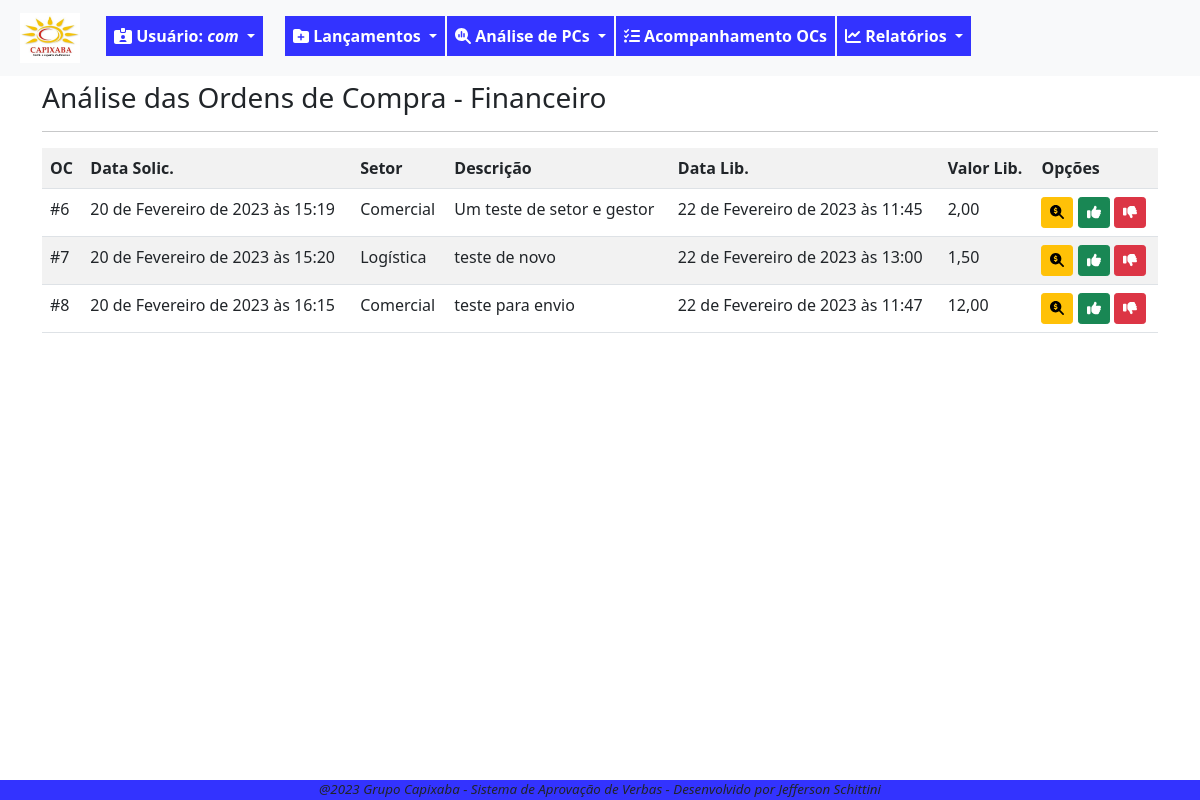
The page /pc/analise/financeiro/listar/ (signed in) on the database its author committed.
### fluxo/models.py (models this page shows, shortened)
class PedidoCompra(models.Model):
    SOL = '1'
    APR = '2'
    FIS = '3'
    FIN = '4'
    FIM = '9'
    ETAPAS_CHOICES = [
        (SOL,'Solicitação'),
        (APR,'Aprovação'),
        (FIS,'Fiscal'),
        (FIN,'Financeiro'),
        (FIM,'Finalizada'),
    ]
    ABERTA = 'ABE'
    ANALISE = 'ANL'
    LIBERADA = 'LIB'
    NEGADA = 'NEG'
    CANCELADA = 'CAN'
    STATUS_CHOICES = [
        ('ABE','Aberta'),
        ('ANL','Análise'),
        ('LIB','Liberada'),
        ('NEG','Negada'),
        ('CAN','Cancelada'),
    ]
    data_solic = models.DateTimeField(verbose_name='Data da Solicitação', default=timezone.now)
    usuario_log = models.ForeignKey(User, on_delete=models.PROTECT, verbose_name='Usuário') #deixar este usuário, que herda do padrão django
    setor_oc = models.ForeignKey(Setor, on_delete=models.PROTECT, verbose_name='Setor')
    desc_solic = models.CharField(max_length=100, verbose_name='Descrição do pedido')
    motivo_solic = models.TextField(verbose_name='Motivo do pedido', max_length=1000, help_text='Escreva detalhes da solicitação')
    valor_solic = models.DecimalField(max_digits=9, decimal_places=2, verbose_name='Valor Solicitado')
    anexos = models.FileField(upload_to=anexar_em, blank=True, null=True)  # verificar melhor como se configura, inclusive a constante MEDDIA_ROOT
    data_aprov = models.DateTimeField(verbose_name='Aprovação Diretoria', blank=True, null=True)
    motivo_aprov = models.TextField(verbose_name='Motivo Aprovação', blank=True, max_length=1000, help_text='Escreva detalhes da devolutiva')
    valor_aprov = models.DecimalField(verbose_name='Valor Aprovado', max_digits=9, decimal_places=2, blank=True, null=True)
    data_fin = models.DateTimeField(verbose_name='Liberação Financeiro', blank=True, null=True)
    motivo_fin = models.TextField(verbose_name='Motivo Financeiro', max_length=1000, blank=True, help_text='Escreva detalhes da devolutiva')
    data_fis = models.DateTimeField(verbose_name='Liberação Fiscal', blank=True, null=True)
    motivo_fis = models.TextField(verbose_name='Motivo Fiscal', max_length=1000, blank=True, null=True, help_text='Escreva detalhes da devolutiva')
    etapa_oc = models.CharField(verbose_name='Etapa', choices=ETAPAS_CHOICES, max_length=50, default='1')
    status_oc = models.CharField(verbose_name='Status', choices=STATUS_CHOICES, max_length=50, default='ABE')
    data_fim_oc = models.DateTimeField(verbose_name='Data Encerramento', null=True, blank=True)
    """ atriui a uma variável o nome da classe. Isso pode ser usado em um template para identificar a
    classe que está chamando o formulário e condicionar as ações"""

class Setor(models.Model):
    setor_desc = models.CharField(verbose_name='Setor', max_length=100, unique=True)
    gestor_setor = models.ForeignKey(User, on_delete=models.PROTECT, verbose_name='Gestor', blank=True, null=True)
    def __str__(self):
        return self.setor_desc

### fluxo/views.py (the view)
# urls.py: path('pc/analise/financeiro/listar/', PCFinList.as_view(), name='lista-analise-fin-pc'),
class PCFinList(GroupRequiredMixin, LoginRequiredMixin,ListView):
    login_url = reverse_lazy('login')
    group_required = u'Financeiro'
    model = PedidoCompra
    template_name = 'fluxo/listas/lista-analise-fin-pc.html'
    def get_queryset(self):
        self.object_list = PedidoCompra.objects.filter(status_oc='LIB', etapa_oc='4')
        return self.object_list

### fluxo/templates/fluxo/listas/lista-analise-fin-pc.html (shortened to what this page needs)
{% extends 'paginas/base.html' %}
{% load static %}
{% block conteudo %}
<h3 style="margin-top: 5px;">Análise das Ordens de Compra - Financeiro</h3>
<hr>
<div class="table-responsive">
    <table class="table table-striped">
        <tr>
            <th>OC</th>
            <th>Data Solic.</th>
            <th>Setor</th>
            <th>Descrição</th>
            <th>Data Lib.</th>
            <th>Valor Lib.</th>
            <th>Opções</th>
        </tr>
        {% for pc in object_list %}
        <tr>
            <td>#{{ pc.pk }}</td>
            <td>{{ pc.data_solic }}</td>
            <td>{{ pc.setor_oc }}</td>
            <td>{{ pc.desc_solic }}</td>
            <td>{{ pc.data_aprov }}</td>
            <td>{{ pc.valor_aprov }}</td>
            <td>
                <a href="{% url 'analise-fin-pc' pc.pk %}" class="btn btn-warning btn-sm" title="Analisar OC"><i class="fa-solid fa-magnifying-glass-dollar"></i></a>
                <a href=" {% url 'envia-fin-pc' pc.pk %} " class="btn btn-success btn-sm" title="Finalizar OC"><i class="fa-solid fa-thumbs-up"></i></a>
                <a href="  " class="btn btn-danger btn-sm" title="Negar ou Retornar OC"><i class="fa-solid fa-thumbs-down"></i></a>
            </td>
        </tr>
        {% empty %}
        <tr>
            <td colspan="7">Lista e OC vazia para liberação.</td>
        </tr>
        {% endfor%}
    </table>
</div>
{% endblock conteudo %}

### paginas/templates/paginas/base.html (shortened to what this page needs)
{% load static %}
{% load crispy_forms_tags %}
<!DOCTYPE html>
<html lang="pt-br">
<head>
    <link rel="stylesheet" href="{% static 'css/estilo.css' %}" type="text/css">
    <link rel="stylesheet" href="{% static 'css/bootstrap.min.css' %}" type="text/css">
    <link rel="stylesheet" href="{% static 'css/all.min.css' %}" type="text/css">
</head>
<body class="corpo">
    <header>
        {% block menu %}
        {% if request.user.is_authenticated %}
        <nav class="navbar navbar-expand-lg bg-light">
            <div class="container-fluid">
                <ul class="navbar-nav me-auto mb-lg-0">
                    <li class="nav-item">
                        <a class="navbar-brand nav-link" href="{% url 'index' %}"><img src="{% static 'img/logocpxb.jpeg' %}" width="60" height="50" alt=""></a>
                    </li>
                    <div class="nav-item dropdown mt-2">
                        <a style="color:white; margin-right: 20px;" class="nav-link dropdown-toggle btn-meu-menu" href="#" role="button" data-bs-toggle="dropdown" aria-expanded="false">
                            <i class="fa-solid fa-id-card-clip"></i><span> Usuário: <em>{{ request.user}}</em></span>
                        </a>
                    </div>
                    <div class="nav-item dropdown mt-2">
                        <a style="color:white" class="nav-link dropdown-toggle btn-meu-menu" href="#" role="button" data-bs-toggle="dropdown" aria-expanded="false">
                            <i class="fa-solid fa-folder-plus"></i>
                            <span>Lançamentos</span>
                        </a>
                    </div>
                    <div class="nav-item dropdown mt-2">
                        <a style="color:white" class="nav-link dropdown-toggle btn-meu-menu" href="#" role="button" data-bs-toggle="dropdown" aria-expanded="false">
                            <i class="fa-solid fa-magnifying-glass-chart"></i>
                            <span>Análise de PCs</span>
                        </a>
                    </div>
                    <li class="nav-item mt-2"><a style="color:white" class="nav-link btn-meu-menu" href="{% url 'lista-acompanha-oc' %}">
                        <i class="fa-solid fa-list-check"></i>
                        <span>Acompanhamento OCs</span></a>
                    </li>
                    <div class="nav-item dropdown mt-2">
                        <a style="color:white" class="nav-link dropdown-toggle btn-meu-menu" href="#" role="button" data-bs-toggle="dropdown" aria-expanded="false">
                            <i class="fa-solid fa-chart-line"></i>
                            <span>Relatórios</span>
                        </a>
                    </div>
                </ul>
            </div>
        </nav>
        {% endif %}
        {% endblock menu %}
    </header>
        <div class="container">
        {% block conteudo %}{% endblock conteudo %}
        </div>
    {% block rodape %}
    <footer>
        <p style="margin-bottom: 0; font-size: smaller;"> <em> @2023 Grupo Capixaba - Sistema de Aprovação de Verbas - Desenvolvido por Jefferson Schittini</em></p>
    </footer>
    {% endblock rodape %}
</body>
</html>

### static/css/estilo.css (style rules this page uses)
.corpo { margin-bottom: 80px; }
.btn-meu-menu { background-color:rgb(51, 51,255); font-size: medium; font-weight: bold; margin-left: 2px; }
footer { position: fixed; bottom: 0; width: 100%; background-color:rgb(51, 51,255); text-align: center; }

### rows shown on the page
PedidoCompra: pk "6", data_solic "20 de Fevereiro de 2023 às 15:19", setor_oc "Comercial", desc_solic "Um teste de setor e gestor", data_aprov "22 de Fevereiro de 2023 às 11:45", valor_aprov "2,00"
PedidoCompra: pk "7", data_solic "20 de Fevereiro de 2023 às 15:20", setor_oc "Logística", desc_solic "teste de novo", data_aprov "22 de Fevereiro de 2023 às 13:00", valor_aprov "1,50"
PedidoCompra: pk "8", data_solic "20 de Fevereiro de 2023 às 16:15", setor_oc "Comercial", desc_solic "teste para envio", data_aprov "22 de Fevereiro de 2023 às 11:47", valor_aprov "12,00"

### other values the page prints
{{ request.user }} "com"
